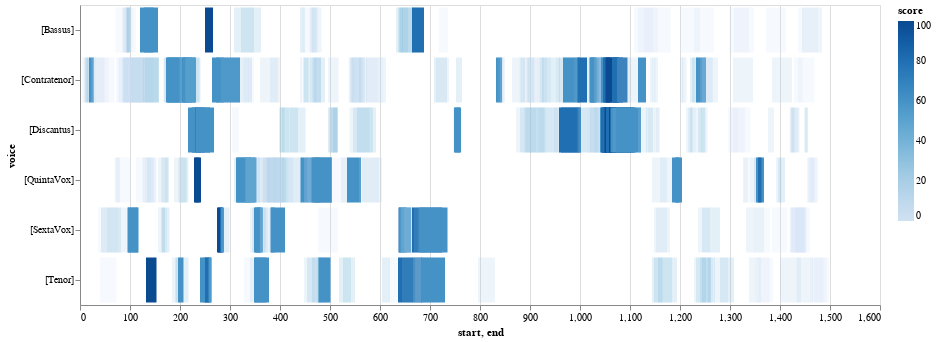

The notebook cell this image was saved under:
### Code cell
# use the durations calculated from above
viz.plot_close_match_heatmap(mel_ngrams,'-2, -2, -2, -2, -2', dur_ngrams, selected_patterns=[], voices=[])

### Figure 1 — Vega-Lite specification as saved in the notebook (floating-point values rounded to 4 significant figures; data arrays with more than 128 entries replaced by an {"elided": "..."} marker saying what was removed)
{"config": {"view": {"continuousWidth": 400, "continuousHeight": 300}}, "data": {"name": "data-d1ce8ed26965312efd8324758e2685d9"}, "mark": "bar", "encoding": {"color": {"type": "quantitative", "field": "score"}, "opacity": {"condition": {"value": 1, "test": "(datum.score > SelectorName.cutoff)"}, "value": 0.2}, "tooltip": [], "x": {"type": "quantitative", "field": "start"}, "x2": {"field": "end"}, "y": {"type": "nominal", "field": "voice"}}, "height": 300, "selection": {"SelectorName": {"type": "single", "fields": ["cutoff"], "bind": {"input": "range", "max": 100, "min": 0, "name": "cutoff:", "step": 1}, "init": {"cutoff": 50}}}, "width": 800, "$schema": "https://vega.github.io/schema/vega-lite/v4.8.1.json", "datasets": {"data-d1ce8ed26965312efd8324758e2685d9": {"elided": "433 records"}}}
